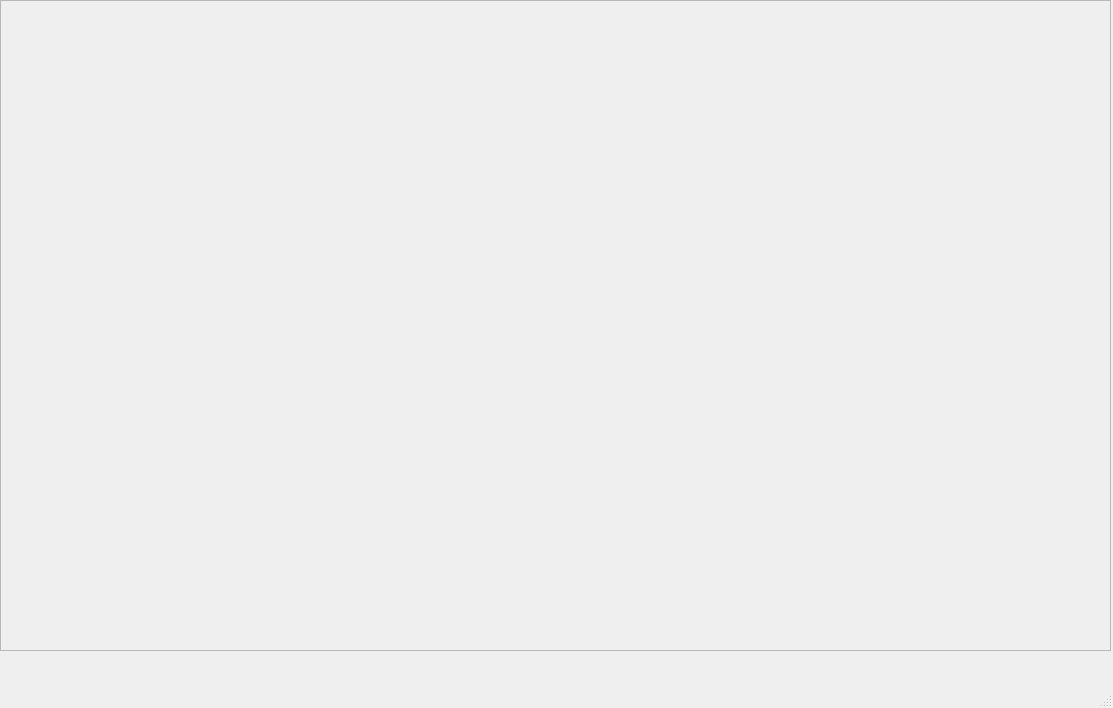
<?xml version="1.0" encoding="UTF-8"?>
<ui version="4.0">
 <class>MainWindow</class>
 <widget class="QMainWindow" name="MainWindow">
  <property name="geometry">
   <rect>
    <x>0</x>
    <y>0</y>
    <width>1113</width>
    <height>708</height>
   </rect>
  </property>
  <property name="windowTitle">
   <string>MainWindow</string>
  </property>
  <widget class="QWidget" name="centralwidget">
   <widget class="QScrollArea" name="scrollArea">
    <property name="geometry">
     <rect>
      <x>0</x>
      <y>0</y>
      <width>1111</width>
      <height>651</height>
     </rect>
    </property>
    <property name="widgetResizable">
     <bool>true</bool>
    </property>
    <widget class="QWidget" name="scrollAreaWidgetContents">
     <property name="geometry">
      <rect>
       <x>0</x>
       <y>0</y>
       <width>1109</width>
       <height>649</height>
      </rect>
     </property>
     <widget class="QWidget" name="gridLayoutWidget">
      <property name="geometry">
       <rect>
        <x>9</x>
        <y>9</y>
        <width>1091</width>
        <height>631</height>
       </rect>
      </property>
      <layout class="QGridLayout" name="gridLayout"/>
     </widget>
    </widget>
   </widget>
  </widget>
  <widget class="QMenuBar" name="menubar">
   <property name="geometry">
    <rect>
     <x>0</x>
     <y>0</y>
     <width>1113</width>
     <height>20</height>
    </rect>
   </property>
  </widget>
  <widget class="QStatusBar" name="statusbar"/>
 </widget>
 <resources/>
 <connections/>
</ui>
